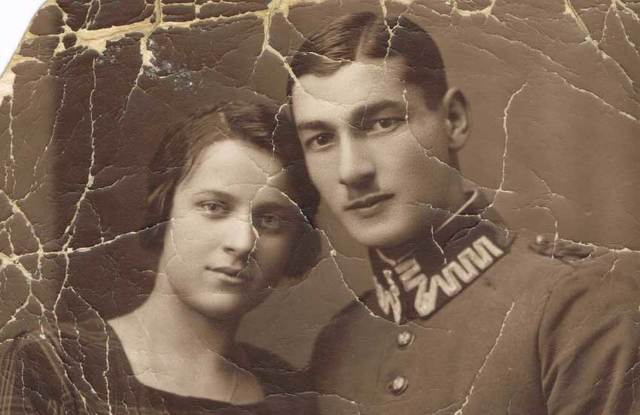
#> input picture src/imagenes/Antigua2.jpg, 640 x 415 px
$ python main.py
#> lines starting #> are read from the running program, lines starting #| are printed output that depends on the picture
from PIL import Image
import matplotlib.pyplot as plt
import random
import numpy as np


def interpolar(matriz_operacional, bad_array):
    for pixelY in range(len(matriz_operacional)):
        for pixelX in range(len(matriz_operacional[0])):
            if matriz_operacional[pixelY, pixelX, 0] == 0:
                if pixelY == 0 and pixelX == 0:
                    # solved = (
                    #     np.linalg.solve([[1]], [
                    #         (matriz_operacional[pixelY, pixelX + 1] + matriz_operacional[pixelY + 1, pixelX]) * 0.5]))
                    solvedR = (np.linalg.solve([[1]], [
                        (matriz_operacional[pixelY, pixelX + 1, 0] + matriz_operacional[pixelY + 1, pixelX, 0]) * 0.5]))

                    solvedG = (np.linalg.solve([[1]], [
                        (matriz_operacional[pixelY, pixelX + 1, 1] + matriz_operacional[pixelY + 1, pixelX, 1]) * 0.5]))
                    solvedB = (np.linalg.solve([[1]], [
                        (matriz_operacional[pixelY, pixelX + 1, 2] + matriz_operacional[pixelY + 1, pixelX, 2]) * 0.5]))

                    bad_array[pixelY, pixelX] = [int(solvedR[0]), int(solvedB[0]), int(solvedG[0])]
                    continue
                if pixelY == 0 and pixelX == len(matriz_operacional[0]) - 1:
                    # solved = (
                    #     np.linalg.solve([[1]], [
                    #         (matriz_operacional[pixelY, pixelX - 1] + matriz_operacional[pixelY + 1, pixelX]) * 0.5]))
                    solvedR = (
                        np.linalg.solve([[1]], [
                            (matriz_operacional[pixelY, pixelX - 1, 0] + matriz_operacional[
                                pixelY + 1, pixelX, 0]) * 0.5]))
                    solvedG = (
                        np.linalg.solve([[1]], [
                            (matriz_operacional[pixelY, pixelX - 1, 1] + matriz_operacional[
                                pixelY + 1, pixelX, 1]) * 0.5]))
                    solvedB = (
                        np.linalg.solve([[1]], [
                            (matriz_operacional[pixelY, pixelX - 1, 2] + matriz_operacional[
                                pixelY + 1, pixelX, 2]) * 0.5]))

                    bad_array[pixelY, pixelX] = [int(solvedR[0]), int(solvedB[0]), int(solvedG[0])]
                    continue
                if pixelY == len(matriz_operacional) - 1 and pixelX == 0:
                    # solved = (
                    #     np.linalg.solve([[1]], [
                    #         (matriz_operacional[pixelY, pixelX + 1] + matriz_operacional[pixelY - 1, pixelX]) * 0.5]))
                    solvedR = (
                        np.linalg.solve([[1]], [
                            (matriz_operacional[pixelY, pixelX + 1, 0] + matriz_operacional[
                                pixelY - 1, pixelX, 0]) * 0.5]))
                    solvedG = (
                        np.linalg.solve([[1]], [
                            (matriz_operacional[pixelY, pixelX + 1, 1] + matriz_operacional[
                                pixelY - 1, pixelX, 1]) * 0.5]))
                    solvedB = (
                        np.linalg.solve([[1]], [
                            (matriz_operacional[pixelY, pixelX + 1, 2] + matriz_operacional[
                                pixelY - 1, pixelX, 2]) * 0.5]))

                    bad_array[pixelY, pixelX] = [int(solvedR[0]), int(solvedB[0]), int(solvedG[0])]
                    continue
                if pixelY == len(matriz_operacional) - 1 and pixelX == len(matriz_operacional[0]) - 1:
                    # solved = (
                    #     np.linalg.solve([[1]], [
                    #         (matriz_operacional[pixelY - 1, pixelX] + matriz_operacional[pixelY - 1, pixelX]) * 0.5]))
                    solvedR = (
                        np.linalg.solve([[1]], [
                            (matriz_operacional[pixelY - 1, pixelX, 0] + matriz_operacional[
                                pixelY - 1, pixelX, 0]) * 0.5]))
                    solvedG = (
                        np.linalg.solve([[1]], [
                            (matriz_operacional[pixelY - 1, pixelX, 1] + matriz_operacional[
                                pixelY - 1, pixelX, 1]) * 0.5]))
                    solvedB = (
                        np.linalg.solve([[1]], [
                            (matriz_operacional[pixelY - 1, pixelX, 2] + matriz_operacional[
                                pixelY - 1, pixelX, 2]) * 0.5]))
                    bad_array[pixelY, pixelX] = [int(solvedR[0]), int(solvedB[0]), int(solvedG[0])]
                    continue
                if pixelY == 0 or pixelY == len(matriz_operacional) - 1:
                    # solved = (
                    #     np.linalg.solve([[1]], [
                    #         (matriz_operacional[pixelY, pixelX - 1] + matriz_operacional[pixelY, pixelX + 1]) * 0.5]))
                    solvedR = (
                        np.linalg.solve([[1]], [
                            (matriz_operacional[pixelY, pixelX - 1, 0] + matriz_operacional[
                                pixelY, pixelX + 1, 0]) * 0.5]))
                    solvedG = (
                        np.linalg.solve([[1]], [
                            (matriz_operacional[pixelY, pixelX - 1, 1] + matriz_operacional[
                                pixelY, pixelX + 1, 1]) * 0.5]))
                    solvedB = (
                        np.linalg.solve([[1]], [
                            (matriz_operacional[pixelY, pixelX - 1, 2] + matriz_operacional[
                                pixelY, pixelX + 1, 2]) * 0.5]))
                    bad_array[pixelY, pixelX] = [int(solvedR[0]), int(solvedB[0]), int(solvedG[0])]
                    continue
                if pixelX == 0 or pixelX == len(matriz_operacional[0]) - 1:
                    # solved = (
                    #     np.linalg.solve([[1]], [
                    #         (matriz_operacional[pixelY - 1, pixelX] + matriz_operacional[pixelY + 1, pixelX]) * 0.5]))
                    solvedR = (
                        np.linalg.solve([[1]], [
                            (matriz_operacional[pixelY - 1, pixelX, 0] + matriz_operacional[
                                pixelY + 1, pixelX, 0]) * 0.5]))
                    solvedG = (
                        np.linalg.solve([[1]], [
                            (matriz_operacional[pixelY - 1, pixelX, 1] + matriz_operacional[
                                pixelY + 1, pixelX, 1]) * 0.5]))
                    solvedB = (
                        np.linalg.solve([[1]], [
                            (matriz_operacional[pixelY - 1, pixelX, 2] + matriz_operacional[
                                pixelY + 1, pixelX, 2]) * 0.5]))

                    bad_array[pixelY, pixelX] = [int(solvedR[0]), int(solvedB[0]), int(solvedG[0])]
                    continue
                    # Punto normal
                # solved = (np.linalg.solve([[1]], [
                #     (matriz_operacional[pixelY + 1, pixelX] + matriz_operacional[pixelY - 1, pixelX] +
                #      matriz_operacional[pixelY, pixelX + 1] +
                #      matriz_operacional[
                #          pixelY, pixelX - 1]) * 0.25]))
                solvedR = (np.linalg.solve([[1]], [
                    (matriz_operacional[pixelY + 1, pixelX, 0] + matriz_operacional[pixelY - 1, pixelX, 0] +
                     matriz_operacional[pixelY, pixelX + 1, 0] +
                     matriz_operacional[
                         pixelY, pixelX - 1, 0]) * 0.25]))
                solvedG = (np.linalg.solve([[1]], [
                    (matriz_operacional[pixelY + 1, pixelX, 1] + matriz_operacional[pixelY - 1, pixelX, 1] +
                     matriz_operacional[pixelY, pixelX + 1, 1] +
                     matriz_operacional[
                         pixelY, pixelX - 1, 1]) * 0.25]))
                solvedB = (np.linalg.solve([[1]], [
                    (matriz_operacional[pixelY + 1, pixelX, 2] + matriz_operacional[pixelY - 1, pixelX, 2] +
                     matriz_operacional[pixelY, pixelX + 1, 2] +
                     matriz_operacional[
                         pixelY, pixelX - 1, 2]) * 0.25]))
                bad_array[pixelY, pixelX] = [int(solvedR[0]), int(solvedB[0]), int(solvedG[0])]
            else:
                bad_array[pixelY, pixelX] = matriz_operacional[pixelY, pixelX]


def main():
    # Leer imagen - Blanco y negro para un solo canal de color.
    image = Image.open('./imagenes/Antigua2.jpg').convert('RGB')
#> image is the input picture: PIL image 640x415 RGB; mean R, G, B 123.5, 100.8, 83.8

    value = [int(x/2) for x in image.size]
#> value = [320, 207]
    image = image.resize(value)
#> image: PIL image 320x207 RGB

    image_array = np.array(image)
    bad_array = image_array.copy()
    # Dano el array
    for i in range(len(bad_array)):
        for j in range(len(bad_array[0])):
            if random.random() < 0.25:
                #Pixel malo
                bad_array[i, j] = [255, 255, 255]
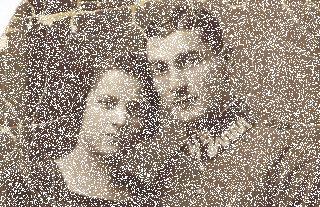
#> bad_array: shape (207, 320, 3); mean R, G, B 156.5, 139.6, 126.8
    bad_array_copy = bad_array.copy()
    # Proceso
    cols = len(bad_array)
#> cols = 207
    rows = len(bad_array[0])
#> rows = 320
    matriz_operacional = np.empty((cols, rows, 3))

    # Creo una matriz para operaciones
    for i in range(len(bad_array)):
        for j in range(len(bad_array[0])):
            if bad_array[i, j, 0] > 254:
                matriz_operacional[i, j] = [0, 0, 0]
            else:
                matriz_operacional[i, j] = bad_array[i, j]
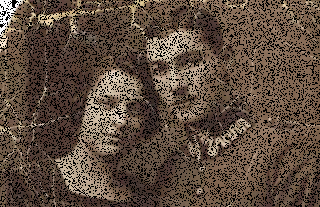
#> matriz_operacional: shape (207, 320, 3) float64; mean R, G, B 92.3, 75.3, 62.6

    # Laplace
    interpolar(matriz_operacional, bad_array)
#> after the loop in interpolar, `for pixelY in range(len(matriz_operacional)):`:
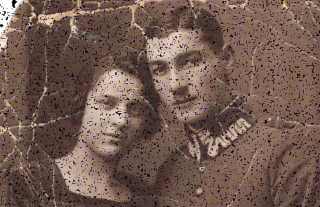
#> bad_array: shape (207, 320, 3); mean R, G, B 115.4, 91, 81.4

    # Graficar
    imgplot, axarr = plt.subplots(3)
    axarr[0].imshow(Image.fromarray(image_array))
    axarr[0].set_title("Original")
    axarr[1].imshow(Image.fromarray(bad_array_copy))
    axarr[1].set_title("Danada")
    axarr[2].imshow(Image.fromarray(bad_array))
    axarr[2].set_title("Interpolada con Laplace")
    plt.show()
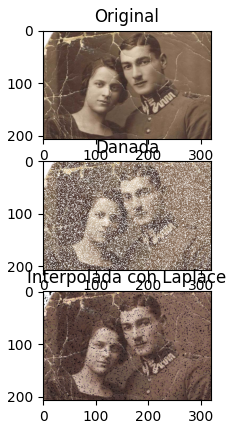
#> figure drawn by matplotlib, 3 panels
    Image.fromarray(image_array).save("./comparacion/imagenes/original.jpg")
    Image.fromarray(bad_array_copy).save("./comparacion/imagenes/danada.jpg")
    Image.fromarray(bad_array).save("./comparacion/imagenes/restaurada.jpg")


if __name__ == '__main__':
    main()

$ run again, with src/imagenes/1280x720.jpg copied over src/imagenes/Antigua2.jpg
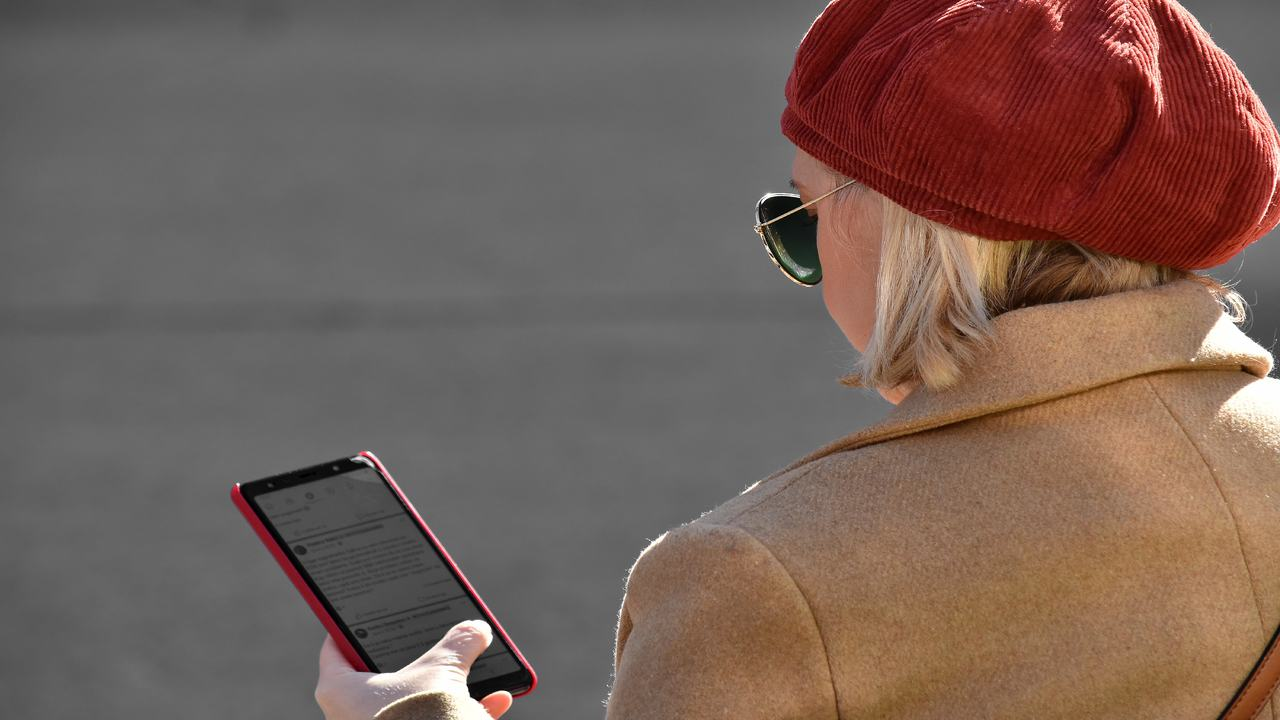
#> input picture src/imagenes/1280x720.jpg, 1280 x 720 px
#> in main, image is the input picture: PIL image 1280x720 RGB; mean R, G, B 117, 96.5, 88.1
#> image: PIL image 640x360 RGB
#> after the loop in main, `for i in range(len(bad_array)):`:
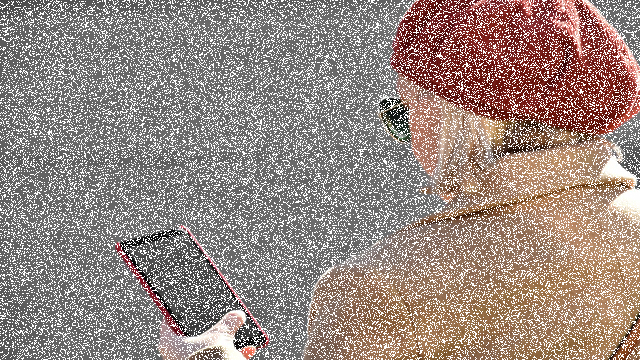
#> bad_array: shape (360, 640, 3); mean R, G, B 151.7, 136.3, 130
#> cols = 360
#> rows = 640
#> in main, `plt.show()`:
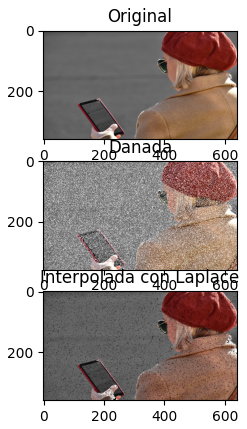
#> figure drawn by matplotlib, 3 panels

$ run again, with src/imagenes/Viejita.jpg copied over src/imagenes/Antigua2.jpg
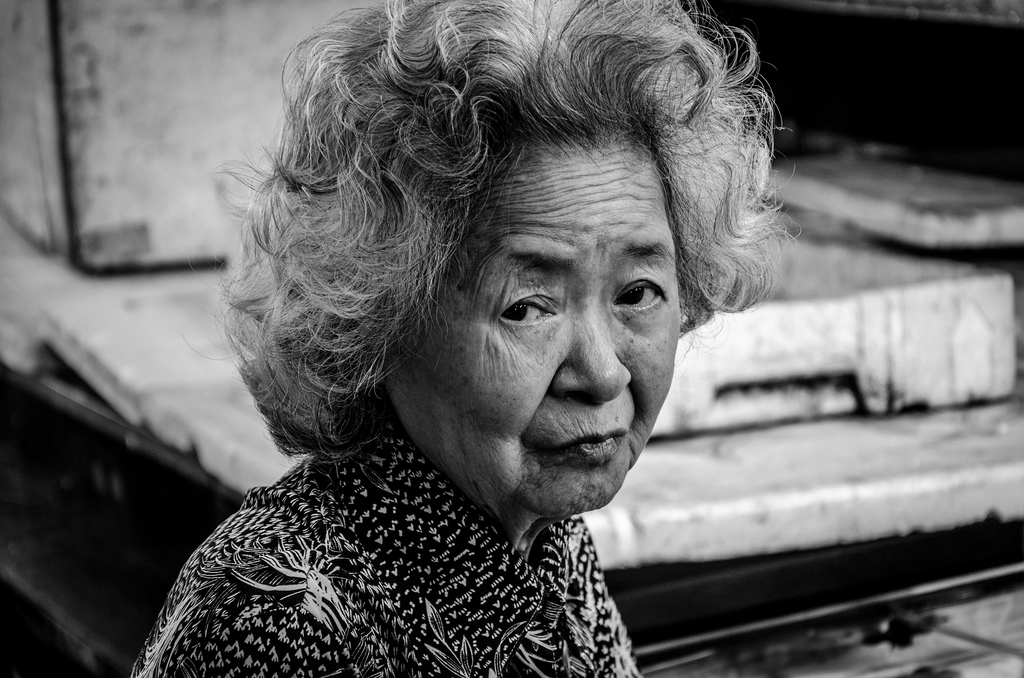
#> input picture src/imagenes/Viejita.jpg, 1024 x 678 px
#> in main, image is the input picture: PIL image 1024x678 RGB; min 0, max 255, mean 97.8
#> image: PIL image 512x339 RGB
#> after the loop in main, `for i in range(len(bad_array)):`:
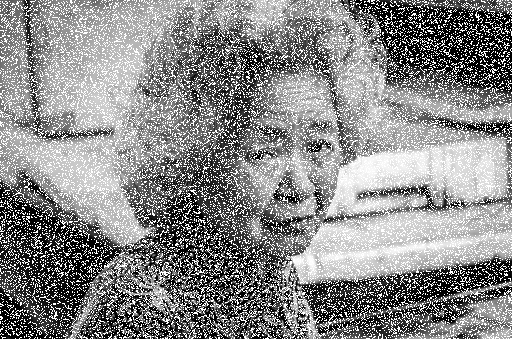
#> bad_array: shape (339, 512, 3); min 0, max 255, mean 137.3
#> cols = 339
#> rows = 512
#> in main, `plt.show()`:
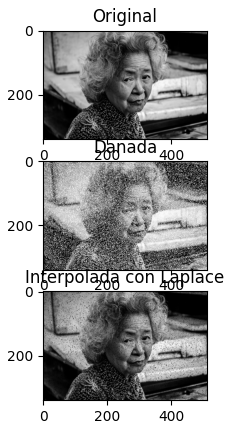
#> figure drawn by matplotlib, 3 panels
